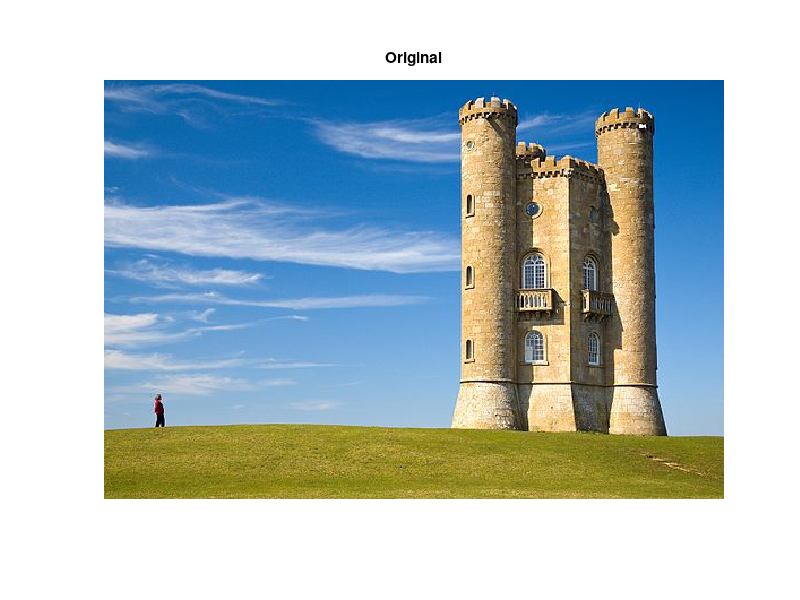
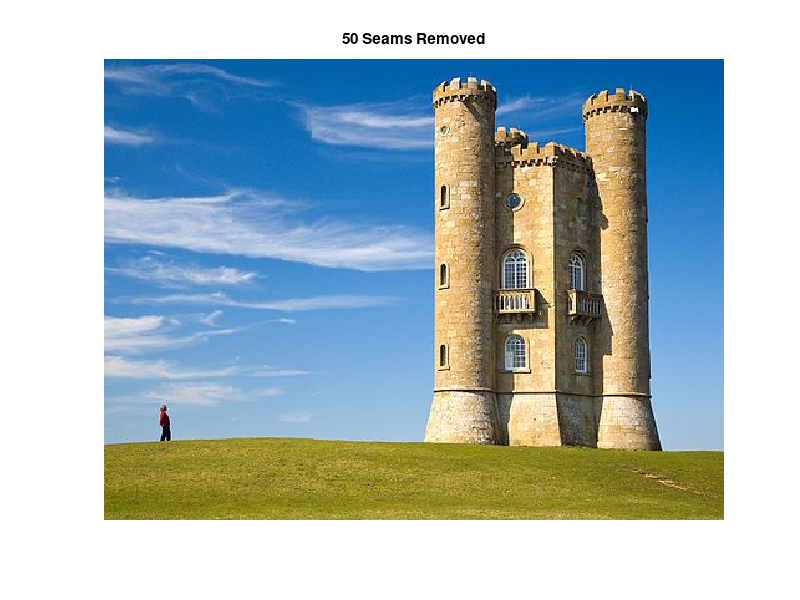
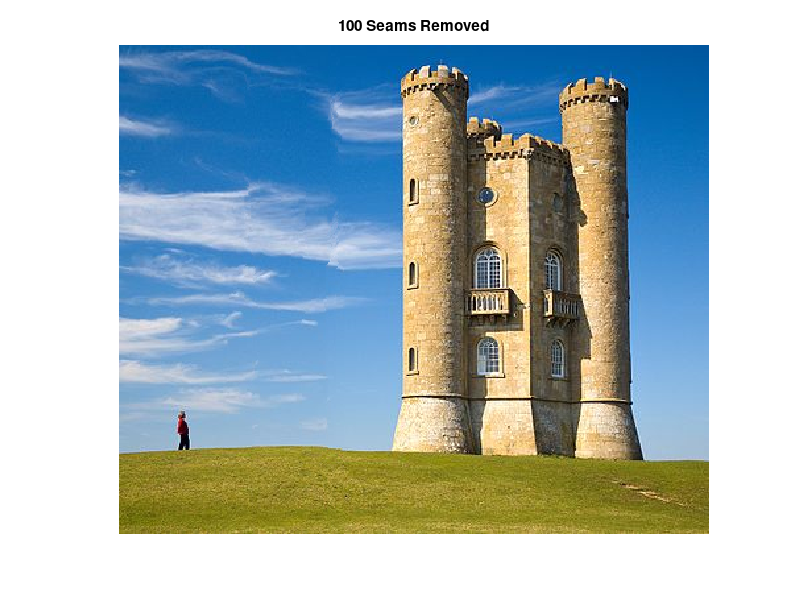
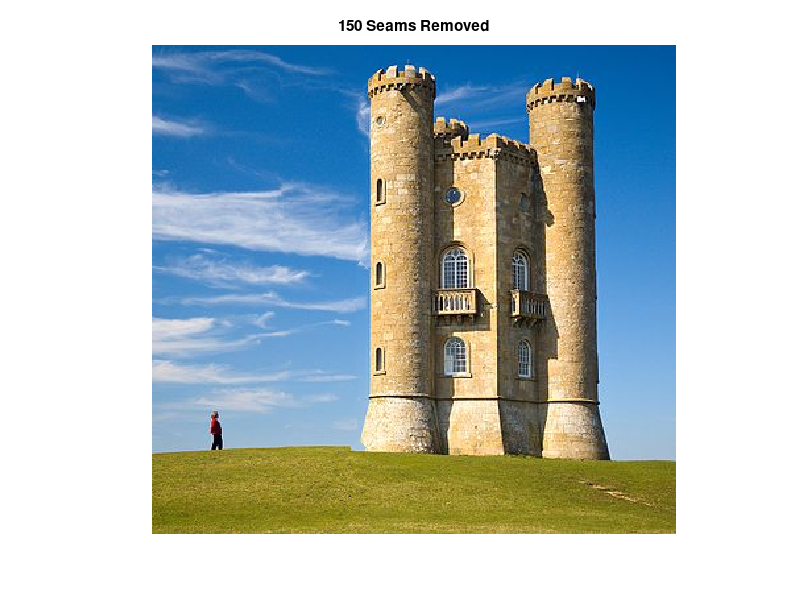

These charts were generated, in order, by the following MATLAB code: (Note: this script raises an error after producing the figures.)
load('Removed50.mat')
figure
imshow(im)
title('Original')
figure
imshow(im2)
title('50 Seams Removed')

load('Removed100.mat')
figure
imshow(im2)
title('100 Seams Removed')

load('Removed150.mat')
figure
imshow(im2)
title('150 Seams Removed')

load('Removed200.mat')
figure
imshow(im2)
title('200 Seams Removed')

im2 = seamcarving(im, 150);
figure
imshow(im2)
title('Original Seam Carving, 150 Seams Removed')
